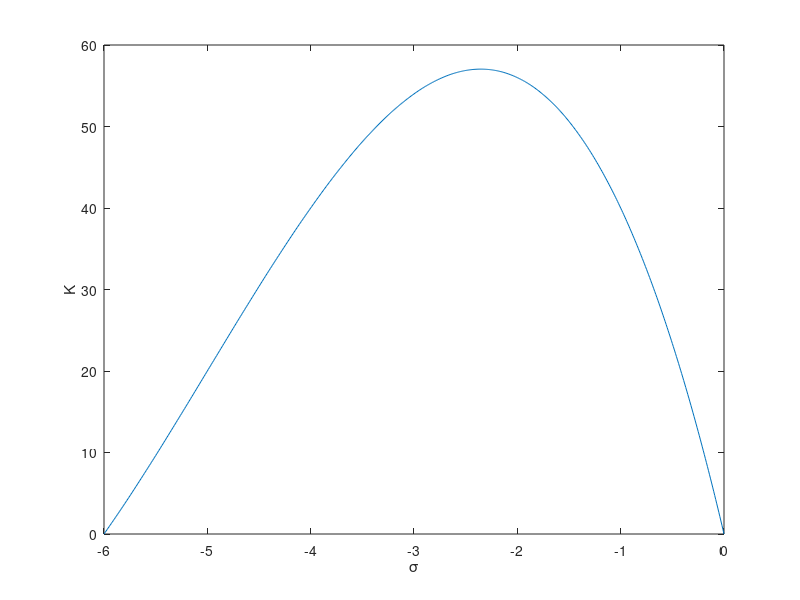
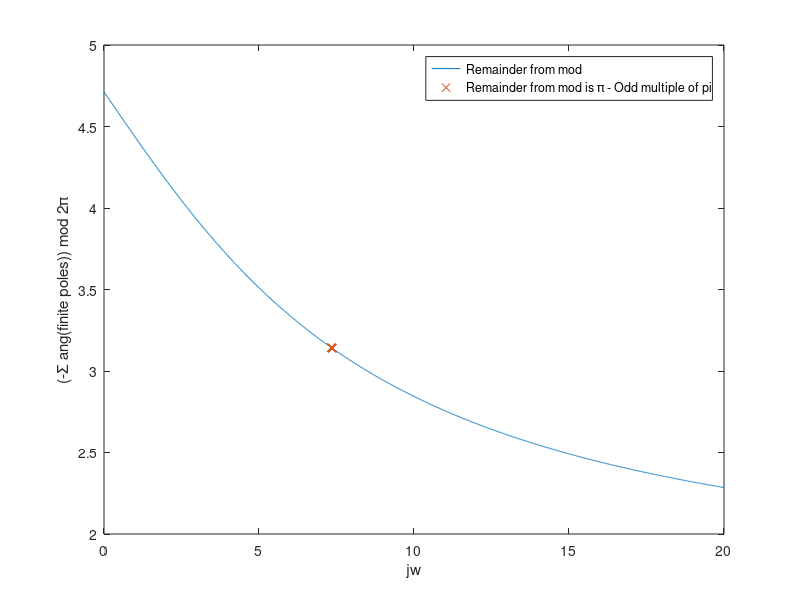

Source code (MATLAB) for these figures, in order:
clc; clear all; close all;
%% We know that the asymptotes have real axis intercept at sigma = -5.
%% Thus the break-away point has to be between poles (-6 and 0)

%% values of s for the section [-6, 0]
s = -6:.01:0;

%% Values of K can be found with: K = -1 / (G(s)*H(s))
K = -(s .* (s + 6) .* (s + 9));
%% We can plot K versus s to see that there is one maximum
figure(1)
plot(s, K)
xlabel('\sigma')
ylabel('K')

[maxK index] = max(K);
break_ptn = s(index);
fprintf('The break-away point is in the vicinity of s = %f\n\n', break_ptn);


%% Finding the jw crossings
%% The sum of angles from the finite open-loop poles and zeros must add to (2k + 1)180°
s_jw = (0:0.01:20) .* 1j;
ang = angle(1 ./ (s_jw .* (s_jw + 6) .* (s_jw + 9)));
%% mod with 2pi to find the odd pi multiple point
mod_ang = mod(ang, 2 * pi);
%% remainder of about 1pi as it is a odd multiple
jw_index = mod_ang > 0.999 * pi & mod_ang < 1.001 * pi;
figure(2)
plot(imag(s_jw), mod_ang)
hold on
plot(imag(s_jw(jw_index)), mod_ang(jw_index), 'x')
xlabel('jw')
ylabel('(-\Sigma ang(finite poles)) mod 2\pi')
legend('Remainder from mod', 'Remainder from mod is \pi - Odd multiple of pi')


jw_cross_start = s_jw(jw_index)(1);
jw_cross_end = s_jw(jw_index)(end);
fprintf("The jw crossing is between: %fj and %fj\n and in its corresponding conjugate:\n between -%fj and -%fj\n",...
    imag(jw_cross_start), imag(jw_cross_end), imag(jw_cross_end), imag(jw_cross_start));